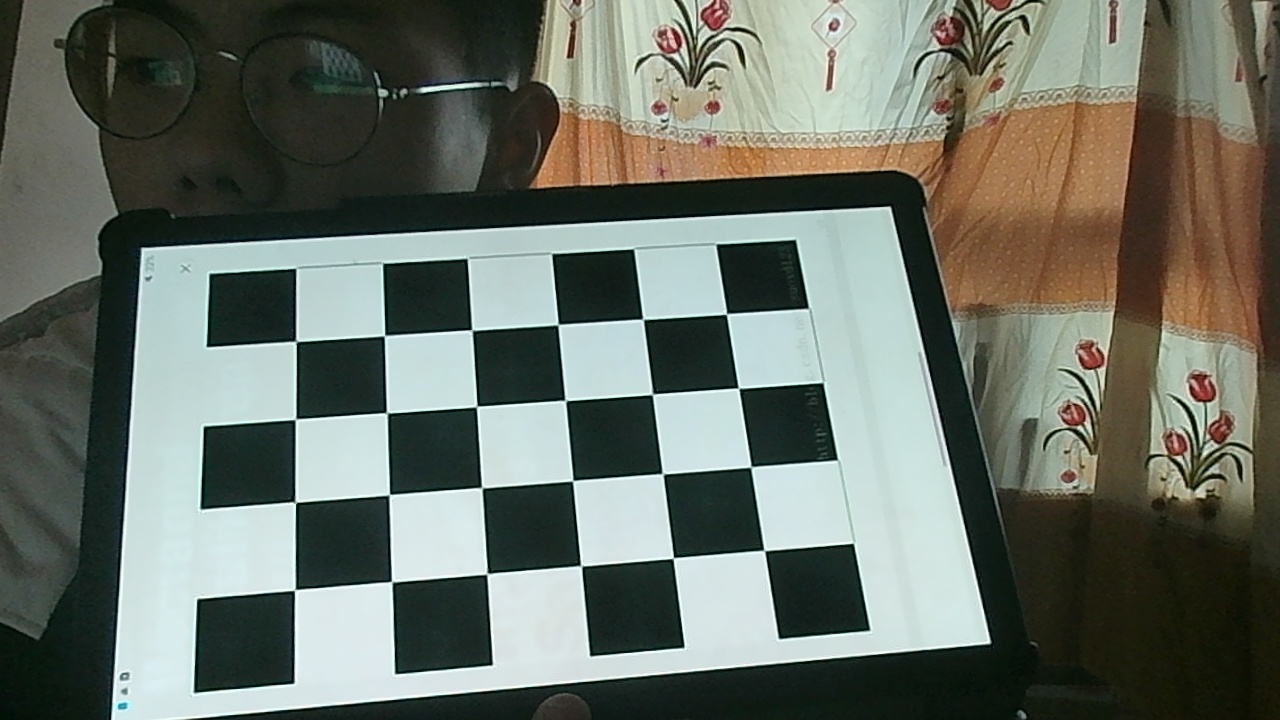
//> input picture 0.jpg_l.jpg, 1280 x 720 px
$ ./1   (built with g++ and OpenCV 4)
//> lines starting //> are read from the running program, lines starting //| are printed output that depends on the picture
#include <iostream>
#include <opencv2/opencv.hpp>
#include </usr/include/opencv2/calib3d/calib3d_c.h>
#include "omp.h"
#include <thread>
#include <string.h>
#include <stdio.h>
#include <stdlib.h>
using namespace std;
using namespace cv;

#define my_NUM 16
Mat Pic_per_L[my_NUM];
Mat Pic_per_R[my_NUM];
Mat PIc_end[my_NUM];
int sem[my_NUM];

cv::Ptr<cv::StereoSGBM> Sgbm_Arr[my_NUM];
vector<thread> mythreads;

     Mat im3;
     Mat grayLeft,grayRight,grayLeft_h,grayRight_h;


int   setNumDisparities=165;//最大视差
int   setblock=1;//窗口大小
int   setUniquenessRatio=10,setSpeckleWindowSize=100,setSpeckleRange=32,setDisp12MaxDiff=100,p1=8,p2=32;

void my_thread2(int num){
  //等待信号
  while(!sem[num]){
    cout<<"waiting"<<num<<endl;
  }
  //得到信号
  Mat tmp;
      Sgbm_Arr[num]->setBlockSize(setblock);
            Sgbm_Arr[num]->setNumDisparities(setNumDisparities);
            Sgbm_Arr[num]->setP1(p1 * 1*setblock*setblock);
            Sgbm_Arr[num]->setP2(p2 * 1*setblock*setblock);
            Sgbm_Arr[num]->setUniquenessRatio(setUniquenessRatio);
            Sgbm_Arr[num]->setSpeckleWindowSize(setSpeckleWindowSize);
            Sgbm_Arr[num]->setSpeckleRange(setSpeckleRange);
            Sgbm_Arr[num]->setDisp12MaxDiff(setDisp12MaxDiff);

            Sgbm_Arr[num]->compute(Pic_per_L[num], Pic_per_R[num], tmp);
            tmp.convertTo(tmp, CV_16S);
            tmp.convertTo(tmp,CV_8UC1,255 / (setNumDisparities*16.0));//归一化  十分重要
            PIc_end[num]=tmp.clone();
}
//启动线程  准备sgbm
   void prepare(){
      for(int i=0;i<my_NUM;i++){
        Sgbm_Arr[i]= cv::StereoSGBM::create(0,9, setblock);
        mythreads.push_back(thread(my_thread2, i));
       }
   };

//分份
void pic_per(Mat pic,Mat * mat_arr,int NUM){

  int del=(pic.rows)%NUM;
  int per=(pic.rows-del)/NUM;
  Mat pic_del=pic.rowRange(del,pic.rows);

  for(int tmp=0;tmp<NUM;tmp++){
    *(mat_arr+tmp)=pic_del.rowRange(tmp*per,per*(1+tmp));
  }
};

// [45 lines of commented-out code are left out]

int main()
{

  //读取图片 预处理
   //l
  Mat im0 = cv::imread("../0.jpg_l.jpg");
//> im0 is the input picture: 720 rows x 1280 cols, CV_8UC3; mean B, G, R 102, 111.6, 105.4
  //r
  Mat im1 = cv::imread("../0.jpg_r.jpg");
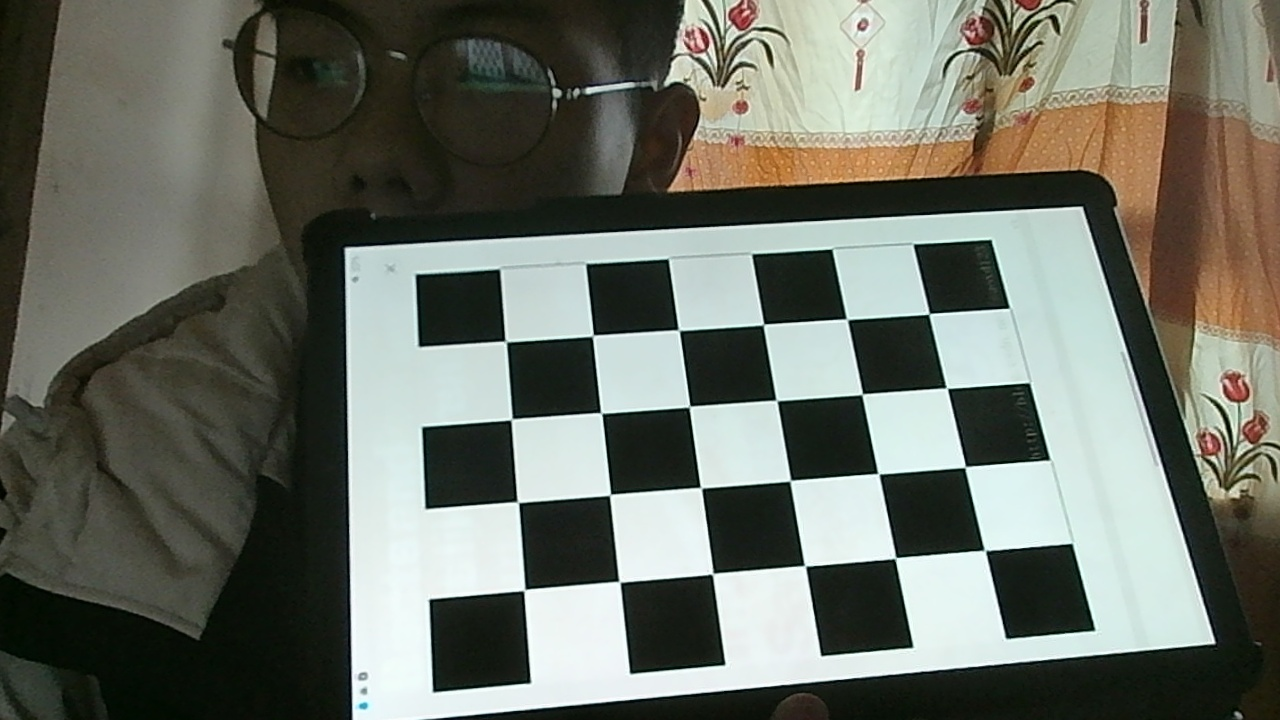
//> input picture 0.jpg_r.jpg, 1280 x 720 px
//> im1 is the input picture: 720 rows x 1280 cols, CV_8UC3; mean B, G, R 101.4, 111.2, 107.3
   cvtColor(im1,grayLeft,COLOR_BGR2GRAY);
   cvtColor(im0,grayRight,COLOR_BGR2GRAY);
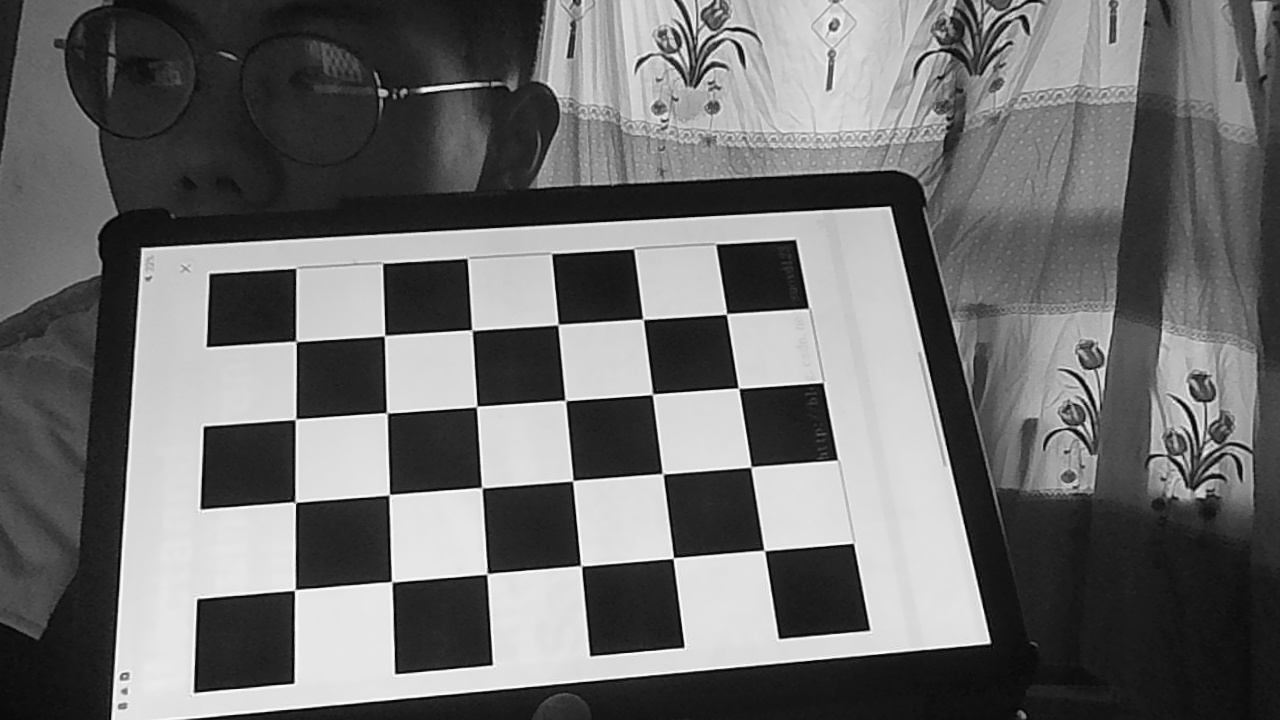
//> grayRight: 720 rows x 1280 cols, CV_8UC1; min 1, max 254, mean 108.6
   for(int i=0;i<my_NUM;i++){
     sem[i]=0;
   }
   prepare();

   pic_per(grayRight,Pic_per_R,my_NUM);
//> after the loop in pic_per, `for(int tmp=0;tmp<NUM;tmp++)`:
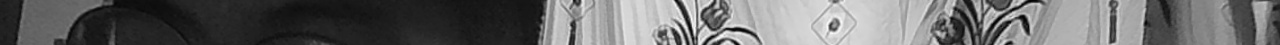
//> mat_arr: 45 rows x 1280 cols, CV_8UC1; min 2, max 251, mean 104.2
   pic_per(grayLeft,Pic_per_L,my_NUM);
//> call 2 of pic_per, with NUM = 16
//> after the loop in pic_per (call 2), `for(int tmp=0;tmp<NUM;tmp++)`:
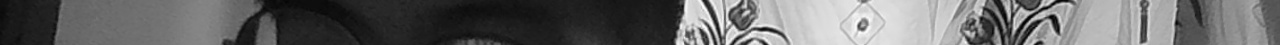
//> mat_arr: 45 rows x 1280 cols, CV_8UC1; min 1, max 254, mean 103.5
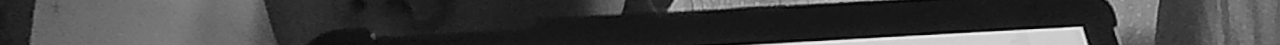
//> Pic_per_L[4]: 45 rows x 1280 cols, CV_8UC1; min 2, max 241, mean 65.5
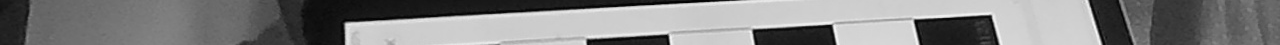
//> Pic_per_L[5]: 45 rows x 1280 cols, CV_8UC1; min 1, max 252, mean 128.6
   for(int i=0;i<my_NUM;i++){
     sem[i]=1;
   }
    for(int i=0;i<my_NUM;i++){
        mythreads[i].join();
      };
      for(int i=0;i<my_NUM;i++){
        imshow(to_string(i),PIc_end[i]);
      }
//> this loop made 16 passes
//> pass 2, `imshow(to_string(i),PIc_end[i]);`:
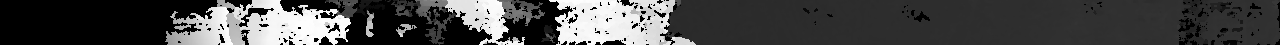
//> window '1': 45 rows x 1280 cols, CV_8UC1; min 0, max 253, mean 71.5

    waitKey(0);

  return 0;
}
